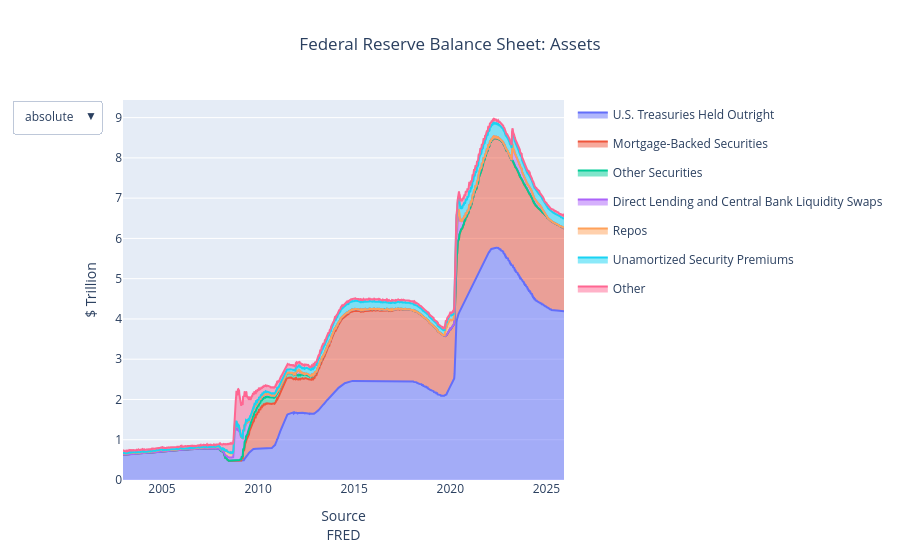

Notebook cell for this chart:
### Code cell
import plotly.graph_objects as go
import plotly.express as px

fig = go.Figure()

num_groups = len(groups)
# Add traces for both norms to the figure
norms = [None, "percent"]
for norm in norms:
    for i in range(num_groups):
        trace = px.area(plotly_data.reset_index(), x="DATE", y="Value", color="Asset", 
                        groupnorm=norm, hover_name="Asset").data[i]
        # Set visibility when adding the trace
        if norm == norms[0]:
            fig.add_trace(trace)
        else:
            fig.add_trace(trace.update(dict(visible=False)))
    title = "Federal Reserve Balance Sheet: Assets"
    fig.update_layout(title = title,
                     yaxis = {"title":"$ Trillion"})

# Only show the first 4 traces (corresponding to the first norm) by default
default_visibility = [True] * num_groups + [False] * num_groups

# Update visibility based on norms
def set_visibility_for_norm(norm):
    if norm is None:
        return default_visibility
    else:
        return [not vis for vis in default_visibility]

updatemenus = [
    {
        'buttons': [
            {
                'method': 'update',
                'label': norm if norm is not None else 'absolute',
                'args': [
                    {'visible': set_visibility_for_norm(norm)},
                    {'yaxis': {'title': "$ Trillion" if norm is None else "% Assets"}}
                ]
            } for norm in norms
        ],
        'direction': 'down',
        'showactive': True,
    }
]

fig.update_layout(
    title_x=0.5,
    xaxis_showgrid=False,
    yaxis_showgrid=True,
    hoverlabel=dict(font_size=10, bgcolor='rgb(69, 95, 154)', bordercolor='whitesmoke'),
    updatemenus=updatemenus,
    showlegend=True,  # optionally hide legend as you have duplicate traces for both norms
    xaxis = {"title":"Source<br>FRED"})


fig.show()
fig.write_html("FedAssets.html")

### Figure 1 — Plotly figure (JSON) as saved in the notebook; plotly's stock layout.template omitted (floating-point values rounded to 4 significant figures; data arrays with more than 128 entries replaced by an {"elided": "..."} marker saying what was removed)
{"data": [{"fillpattern": {"shape": ""}, "hovertemplate": "<b>%{hovertext}</b><br><br>Asset=U.S. Treasuries Held Outright<br>DATE=%{x}<br>Value=%{y}<extra></extra>", "hovertext": {"elided": "1198 str values"}, "legendgroup": "U.S. Treasuries Held Outright", "line": {"color": "#636efa"}, "marker": {"symbol": "circle"}, "mode": "lines", "name": "U.S. Treasuries Held Outright", "orientation": "v", "showlegend": true, "stackgroup": "1", "type": "scatter", "x": {"elided": "1198 str values"}, "xaxis": "x", "y": {"elided": "1198 float values"}, "yaxis": "y"}, {"fillpattern": {"shape": ""}, "hovertemplate": "<b>%{hovertext}</b><br><br>Asset=Mortgage-Backed Securities<br>DATE=%{x}<br>Value=%{y}<extra></extra>", "hovertext": {"elided": "1198 str values"}, "legendgroup": "Mortgage-Backed Securities", "line": {"color": "#EF553B"}, "marker": {"symbol": "circle"}, "mode": "lines", "name": "Mortgage-Backed Securities", "orientation": "v", "showlegend": true, "stackgroup": "1", "type": "scatter", "x": {"elided": "1198 str values"}, "xaxis": "x", "y": {"elided": "1198 float values"}, "yaxis": "y"}, {"fillpattern": {"shape": ""}, "hovertemplate": "<b>%{hovertext}</b><br><br>Asset=Other Securities<br>DATE=%{x}<br>Value=%{y}<extra></extra>", "hovertext": {"elided": "1198 str values"}, "legendgroup": "Other Securities", "line": {"color": "#00cc96"}, "marker": {"symbol": "circle"}, "mode": "lines", "name": "Other Securities", "orientation": "v", "showlegend": true, "stackgroup": "1", "type": "scatter", "x": {"elided": "1198 str values"}, "xaxis": "x", "y": {"elided": "1198 float values"}, "yaxis": "y"}, {"fillpattern": {"shape": ""}, "hovertemplate": "<b>%{hovertext}</b><br><br>Asset=Direct Lending and Central Bank Liquidity Swaps<br>DATE=%{x}<br>Value=%{y}<extra></extra>", "hovertext": {"elided": "1198 str values"}, "legendgroup": "Direct Lending and Central Bank Liquidity Swaps", "line": {"color": "#ab63fa"}, "marker": {"symbol": "circle"}, "mode": "lines", "name": "Direct Lending and Central Bank Liquidity Swaps", "orientation": "v", "showlegend": true, "stackgroup": "1", "type": "scatter", "x": {"elided": "1198 str values"}, "xaxis": "x", "y": {"elided": "1198 float values"}, "yaxis": "y"}, {"fillpattern": {"shape": ""}, "hovertemplate": "<b>%{hovertext}</b><br><br>Asset=Repos<br>DATE=%{x}<br>Value=%{y}<extra></extra>", "hovertext": {"elided": "1198 str values"}, "legendgroup": "Repos", "line": {"color": "#FFA15A"}, "marker": {"symbol": "circle"}, "mode": "lines", "name": "Repos", "orientation": "v", "showlegend": true, "stackgroup": "1", "type": "scatter", "x": {"elided": "1198 str values"}, "xaxis": "x", "y": {"elided": "1198 float values"}, "yaxis": "y"}, {"fillpattern": {"shape": ""}, "hovertemplate": "<b>%{hovertext}</b><br><br>Asset=Unamortized Security Premiums<br>DATE=%{x}<br>Value=%{y}<extra></extra>", "hovertext": {"elided": "1198 str values"}, "legendgroup": "Unamortized Security Premiums", "line": {"color": "#19d3f3"}, "marker": {"symbol": "circle"}, "mode": "lines", "name": "Unamortized Security Premiums", "orientation": "v", "showlegend": true, "stackgroup": "1", "type": "scatter", "x": {"elided": "1198 str values"}, "xaxis": "x", "y": {"elided": "1198 float values"}, "yaxis": "y"}, {"fillpattern": {"shape": ""}, "hovertemplate": "<b>%{hovertext}</b><br><br>Asset=Other<br>DATE=%{x}<br>Value=%{y}<extra></extra>", "hovertext": {"elided": "1198 str values"}, "legendgroup": "Other", "line": {"color": "#FF6692"}, "marker": {"symbol": "circle"}, "mode": "lines", "name": "Other", "orientation": "v", "showlegend": true, "stackgroup": "1", "type": "scatter", "x": {"elided": "1198 str values"}, "xaxis": "x", "y": {"elided": "1198 float values"}, "yaxis": "y"}, {"fillpattern": {"shape": ""}, "groupnorm": "percent", "hovertemplate": "<b>%{hovertext}</b><br><br>Asset=U.S. Treasuries Held Outright<br>DATE=%{x}<br>Value=%{y}<extra></extra>", "hovertext": {"elided": "1198 str values"}, "legendgroup": "U.S. Treasuries Held Outright", "line": {"color": "#636efa"}, "marker": {"symbol": "circle"}, "mode": "lines", "name": "U.S. Treasuries Held Outright", "orientation": "v", "showlegend": true, "stackgroup": "1", "type": "scatter", "visible": false, "x": {"elided": "1198 str values"}, "xaxis": "x", "y": {"elided": "1198 float values"}, "yaxis": "y"}, {"fillpattern": {"shape": ""}, "groupnorm": "percent", "hovertemplate": "<b>%{hovertext}</b><br><br>Asset=Mortgage-Backed Securities<br>DATE=%{x}<br>Value=%{y}<extra></extra>", "hovertext": {"elided": "1198 str values"}, "legendgroup": "Mortgage-Backed Securities", "line": {"color": "#EF553B"}, "marker": {"symbol": "circle"}, "mode": "lines", "name": "Mortgage-Backed Securities", "orientation": "v", "showlegend": true, "stackgroup": "1", "type": "scatter", "visible": false, "x": {"elided": "1198 str values"}, "xaxis": "x", "y": {"elided": "1198 float values"}, "yaxis": "y"}, {"fillpattern": {"shape": ""}, "groupnorm": "percent", "hovertemplate": "<b>%{hovertext}</b><br><br>Asset=Other Securities<br>DATE=%{x}<br>Value=%{y}<extra></extra>", "hovertext": {"elided": "1198 str values"}, "legendgroup": "Other Securities", "line": {"color": "#00cc96"}, "marker": {"symbol": "circle"}, "mode": "lines", "name": "Other Securities", "orientation": "v", "showlegend": true, "stackgroup": "1", "type": "scatter", "visible": false, "x": {"elided": "1198 str values"}, "xaxis": "x", "y": {"elided": "1198 float values"}, "yaxis": "y"}, {"fillpattern": {"shape": ""}, "groupnorm": "percent", "hovertemplate": "<b>%{hovertext}</b><br><br>Asset=Direct Lending and Central Bank Liquidity Swaps<br>DATE=%{x}<br>Value=%{y}<extra></extra>", "hovertext": {"elided": "1198 str values"}, "legendgroup": "Direct Lending and Central Bank Liquidity Swaps", "line": {"color": "#ab63fa"}, "marker": {"symbol": "circle"}, "mode": "lines", "name": "Direct Lending and Central Bank Liquidity Swaps", "orientation": "v", "showlegend": true, "stackgroup": "1", "type": "scatter", "visible": false, "x": {"elided": "1198 str values"}, "xaxis": "x", "y": {"elided": "1198 float values"}, "yaxis": "y"}, {"fillpattern": {"shape": ""}, "groupnorm": "percent", "hovertemplate": "<b>%{hovertext}</b><br><br>Asset=Repos<br>DATE=%{x}<br>Value=%{y}<extra></extra>", "hovertext": {"elided": "1198 str values"}, "legendgroup": "Repos", "line": {"color": "#FFA15A"}, "marker": {"symbol": "circle"}, "mode": "lines", "name": "Repos", "orientation": "v", "showlegend": true, "stackgroup": "1", "type": "scatter", "visible": false, "x": {"elided": "1198 str values"}, "xaxis": "x", "y": {"elided": "1198 float values"}, "yaxis": "y"}, {"fillpattern": {"shape": ""}, "groupnorm": "percent", "hovertemplate": "<b>%{hovertext}</b><br><br>Asset=Unamortized Security Premiums<br>DATE=%{x}<br>Value=%{y}<extra></extra>", "hovertext": {"elided": "1198 str values"}, "legendgroup": "Unamortized Security Premiums", "line": {"color": "#19d3f3"}, "marker": {"symbol": "circle"}, "mode": "lines", "name": "Unamortized Security Premiums", "orientation": "v", "showlegend": true, "stackgroup": "1", "type": "scatter", "visible": false, "x": {"elided": "1198 str values"}, "xaxis": "x", "y": {"elided": "1198 float values"}, "yaxis": "y"}, {"fillpattern": {"shape": ""}, "groupnorm": "percent", "hovertemplate": "<b>%{hovertext}</b><br><br>Asset=Other<br>DATE=%{x}<br>Value=%{y}<extra></extra>", "hovertext": {"elided": "1198 str values"}, "legendgroup": "Other", "line": {"color": "#FF6692"}, "marker": {"symbol": "circle"}, "mode": "lines", "name": "Other", "orientation": "v", "showlegend": true, "stackgroup": "1", "type": "scatter", "visible": false, "x": {"elided": "1198 str values"}, "xaxis": "x", "y": {"elided": "1198 float values"}, "yaxis": "y"}], "layout": {"hoverlabel": {"bgcolor": "rgb(69, 95, 154)", "bordercolor": "whitesmoke", "font": {"size": 10}}, "showlegend": true, "title": {"text": "Federal Reserve Balance Sheet: Assets", "x": 0.5}, "updatemenus": [{"buttons": [{"args": [{"visible": [true, true, true, true, true, true, true, false, false, false, false, false, false, false]}, {"yaxis": {"title": "$ Trillion"}}], "label": "absolute", "method": "update"}, {"args": [{"visible": [false, false, false, false, false, false, false, true, true, true, true, true, true, true]}, {"yaxis": {"title": "% Assets"}}], "label": "percent", "method": "update"}], "direction": "down", "showactive": true}], "xaxis": {"showgrid": false, "title": {"text": "Source<br>FRED"}}, "yaxis": {"showgrid": true, "title": {"text": "$ Trillion"}}}}
